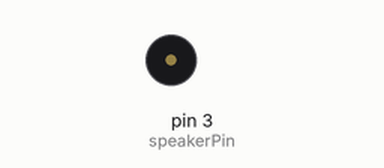
A sketch run on a simulated Arduino Uno, built with avr-gcc and run on an emulated ATmega328P. On the bench: buzzer (waves = sounding).

Above: at 0.05 s.
Timing chart, 0 to 6.5 s (numbered marks = the images above):
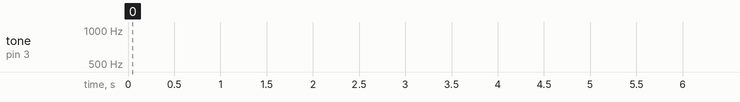

The sketch:

test_sound.ino
```cpp
int speakerPin = 3;
void setup() {
  // put your setup code here, to run once:

}

void loop() {
  // Whoop up
  for(int hz = 440; hz < 1000; hz++){
    tone(speakerPin, hz, 50);
    delay(5);
  }
  noTone(speakerPin);

  // Whoop down
  for(int hz = 1000; hz > 440; hz--){
    tone(speakerPin, hz, 50);
    delay(5);
  }
  noTone(speakerPin);
} // Repeat
```
